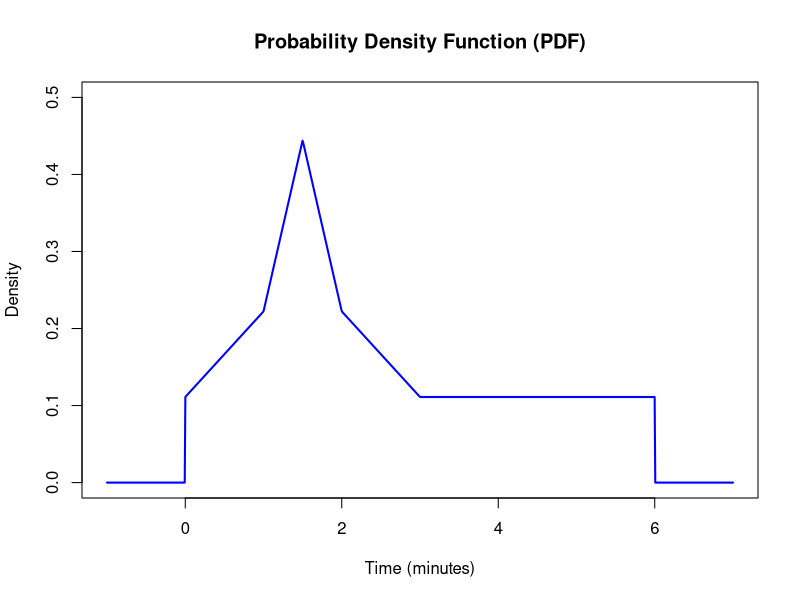

Write the R code that produced this figure.
# Define the probability density function
fX <- function(x) {
  ifelse(x < 0, 0,
         ifelse(x < 1, 1/9 * (x + 1),
                ifelse(x < 3/2, 4/9 * (x - 1/2),
                       ifelse(x < 2, 4/9 * (5/2 - x),
                              ifelse(x < 3, 1/9 * (4 - x),
                                     ifelse(x < 6, 1/9, 0))))))
}

# Plot the probability density function
x <- seq(-1, 7, length.out = 1000)
plot(x, fX(x), type = "l", col = "blue", lwd = 2, ylim = c(0, 0.5),
     main = "Probability Density Function (PDF)", xlab = "Time (minutes)", ylab = "Density")

# Calculate P(A) and P(B)

P_A <- integrate(fX, 0, 2)$value

P_B <- integrate(fX, 0, 3)$value

# Calculate P(A U B)
P_A_intersect_B <- integrate(fX, 0, 2)$value

# Calculate P(B|A)

P_B_given_A <- P_A_intersect_B/P_A

# Calculate P(A' ∩ B')
P_A_complement_intersect_B_complement <- integrate(fX, -Inf, 0)$value + integrate(fX, 3, Inf)$value

# Print the results
cat("P(B|A):", P_B_given_A, "\n")
cat("P(A' ∩ B'): ", P_A_complement_intersect_B_complement)

